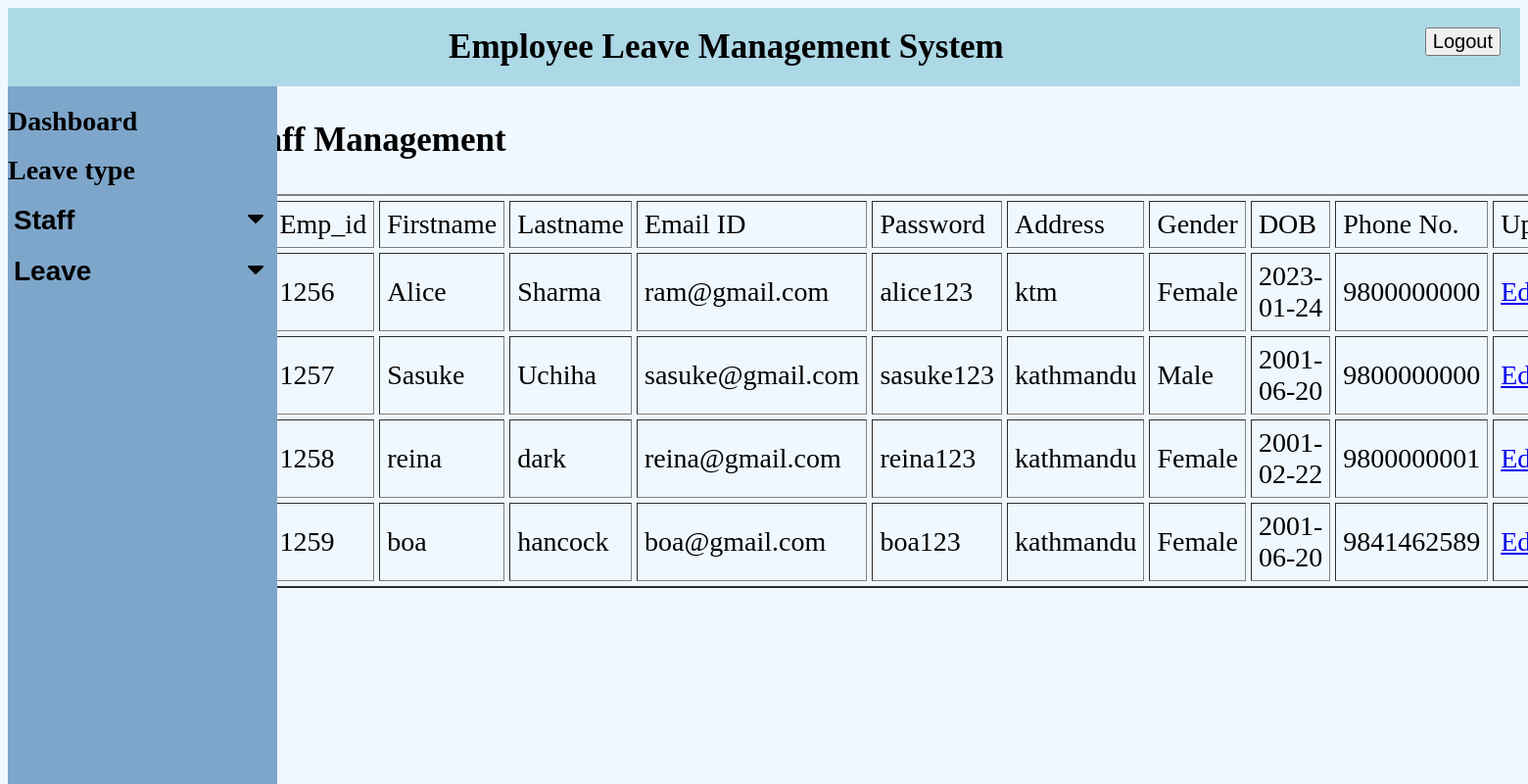
The page /manager/manager/edit.php on the database its author committed.
### tables this page shows
CREATE TABLE `employees` (
  `emp_id` int(11) NOT NULL,
  `Firstname` char(20) NOT NULL,
  `Lastname` char(20) NOT NULL,
  `Email` varchar(50) NOT NULL,
  `Password` varchar(30) NOT NULL,
  `Address` varchar(50) NOT NULL,
  `Gender` char(10) NOT NULL,
  `DOB` date NOT NULL,
  `Phone` bigint(20) NOT NULL
);

### manager/manager/edit.php (the view, shortened to what this page needs)
<html>
    <head>
        <link rel="stylesheet" href="https://cdnjs.cloudflare.com/ajax/libs/font-awesome/4.7.0/css/font-awesome.min.css">
        <link rel ="stylesheet" href="mstyle.css">
    </head>
<body>
    <nav>Employee Leave Management System
      <button  class="drop" onclick="window.location.href='logout.php';">Logout
      </button>
    </nav>
    <div class="sidenav">
        <a href ="managerdashboard.php">Dashboard</a><br>
        <a href ="leavetype.php">Leave type</a><br>
        <button class="dropdown-btn">Staff
            <i class="fa fa-caret-down"></i>
        </button>
        <br>
        <button class="dropdown-btn">Leave
            <i class="fa fa-caret-down"></i>
        </button>
        <br>
</div>
<div class="manage">
    <h3>Staff Management</h3>
</div>
<?php
include('connection.php');
$result = mysqli_query($con,"SELECT * FROM employees");
?>
<html>
 <head>
 </head>
<body>
<?php
if (mysqli_num_rows($result) > 0){?>
<form action="editstaff.php" method="POST">
<div class="table-content">
    <table border = "2" cellpadding = "7px" cellspacing="5px">
          <tr>
            <td>Emp_id</td>
            <td>Firstname</td>
            <td>Lastname</td>
            <td>Email ID</td>
            <td>Password </td>
            <td>Address</td>
            <td>Gender</td>
            <td>DOB</td>
            <td>Phone No.</td>
            <td>Updtae</td>
          </tr>
                <?php
                while($row = mysqli_fetch_array($result)) {
                ?>
          <tr>
            <td><?php echo $row["emp_id"]; ?></td>
            <td><?php echo $row["Firstname"]; ?></td>
            <td><?php echo $row["Lastname"]; ?></td>
            <td><?php echo $row["Email"]; ?></td>
            <td><?php echo $row["Password"]; ?></td>
            <td><?php echo $row["Address"]; ?></td>
            <td><?php echo $row["Gender"]; ?></td>
            <td><?php echo $row["DOB"]; ?></td>
            <td><?php echo $row["Phone"]; ?></td>
            <td><a href="editstaff.php?id=<?php echo $row["emp_id"]; ?>">Edit</a></td>
          </tr>
                <?php
                }
                ?>
    </table>
</div>
 <?php
}
else
{
    echo "No result found";
}
?>
 </body>
</html>

### manager/manager/mstyle.css (style rules this page uses)
body { background-color: aliceblue; }
nav { background-color: lightblue; font-size: 35px; padding: 20px; font-weight: bolder; text-align: center; }
.sidenav { height: 100%; width: 275px; position: fixed; background-color: rgb(126, 166, 202); padding-top: 20px; }
.sidenav a, .dropdown-btn { padding: 6px,8px,6px,16px; text-decoration: none; font-size: 28px; font-weight: bold; color: black; width:100% ; text-align: left; padding-left: px; display: block; cursor: pointer; background-color: rgb(126, 166, 202); border: none; }
.fa-caret-down { float: right; padding-right: 8px; }
.drop { float: right; }
button { font-size: 20px; }
.manage { margin-left: 15%; }
table { border-radius: 10px; }
.table-content { margin-left: 17%; }
h3 { font-size: 35px; }
td { font-size: 28px; }

### rows shown on the page
employees: emp_id "1256", Firstname "Alice", Lastname "Sharma", Email "ram@gmail.com", Password "alice123", Address "ktm", Gender "Female", DOB "2023-01-24", Phone "9800000000"
employees: emp_id "1257", Firstname "Sasuke", Lastname "Uchiha", Email "sasuke@gmail.com", Password "sasuke123", Address "kathmandu", Gender "Male", DOB "2001-06-20", Phone "9800000000"
employees: emp_id "1258", Firstname "reina", Lastname "dark", Email "reina@gmail.com", Password "reina123", Address "kathmandu", Gender "Female", DOB "2001-02-22", Phone "9800000001"
employees: emp_id "1259", Firstname "boa", Lastname "hancock", Email "boa@gmail.com", Password "boa123", Address "kathmandu", Gender "Female", DOB "2001-06-20", Phone "9841462589"
